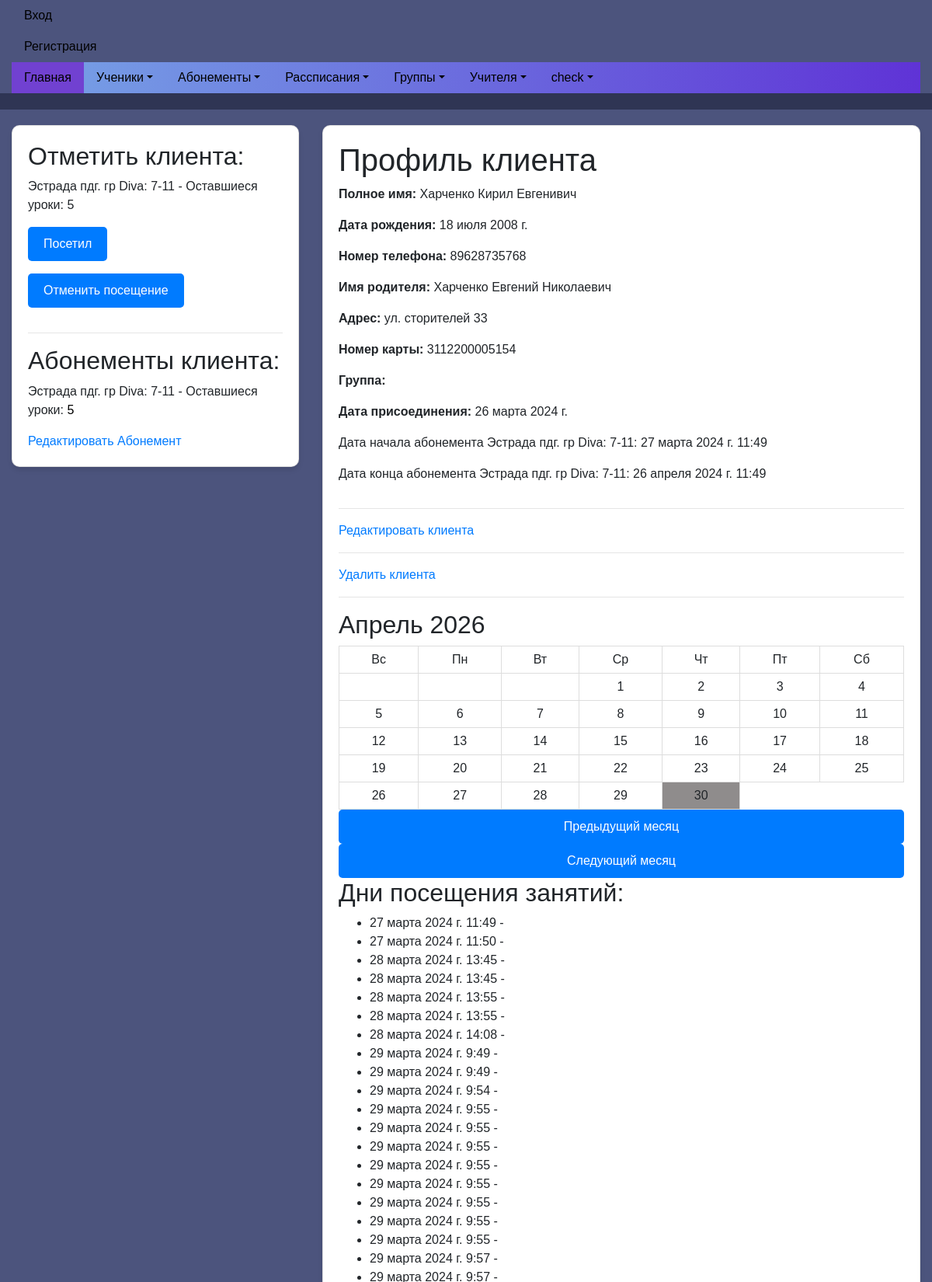
The page /view_client_profile_s/1136/ (upper part) on the database its author committed.
### myapp/models.py (models this page shows, shortened)
class Subscription(models.Model):
    group = models.ForeignKey(Group, on_delete=models.CASCADE)
    client = models.ForeignKey(Client, on_delete=models.CASCADE)
    coach = models.ForeignKey(Coach, on_delete=models.CASCADE)
    lessons_count = models.IntegerField()
    attendance = models.BooleanField(default=False)
    price = models.DecimalField(max_digits=10, decimal_places=2)  # Добавляем поле для стоимости абонемента
    comment = models.TextField(blank=True, null=True)
    button_highlighted = models.BooleanField(default=False)
    date = models.DateTimeField(auto_now_add=True)  # Добавляем поле для даты создания
    end_date = models.DateTimeField()  # Добавляем поле для даты окончания абонемента
    lesson_schedule = models.ForeignKey(LessonSchedule, on_delete=models.CASCADE)

class Group(models.Model):
    name = models.CharField(max_length=255)
    coach = models.ForeignKey('Coach', on_delete=models.PROTECT, related_name='coach_groups')
    description = models.TextField()
    students = models.ManyToManyField(Client, related_name='group_students')

class Client(models.Model):
    full_name = models.CharField(max_length=255)
    birth_date = models.DateField()
    phone_number = models.CharField(max_length=20)
    parent_name = models.CharField(max_length=255)
    address = models.CharField(max_length=255, default='Unknown Address')  # Add a default value here
    card_number = models.CharField(max_length=100, unique=True)
    group_obj = models.ForeignKey('Group', on_delete=models.SET_NULL, null=True, blank=True)
    date_joined = models.DateField()

class MarkedAttendance(models.Model):
    user = models.ForeignKey(Subscription, on_delete=models.CASCADE, related_name='marked_attendance')  # Связь с пользователем, которого отметили
    timestamp = models.DateTimeField(auto_now_add=True)  # Время отметки
    group = models.CharField(max_length=100)  # Группа, к которой относится пользователь

### myapp/views.py (the view)
# urls.py: path('view_client_profile_s/<int:id>/', views.view_client_profile, name='view_client_profile'),
def view_client_profile(request, id):
    client = get_object_or_404(Client, id=id)
    subscriptions = Subscription.objects.filter(client=client)
    markedAttendance = MarkedAttendance.objects.filter(user__client=client)
    clientVisitedDays = [attendance.timestamp.strftime('%Y-%m-%d') for attendance in markedAttendance]
    return render(request, 'client_profile.html', {'client': client, 'subscriptions': subscriptions,
                                                   'markedAttendance': markedAttendance,
                                                   'clientVisitedDays': clientVisitedDays})

### myapp/templates/client_profile.html (shortened to what this page needs)
{% extends 'base.html' %}
{% block content %}
{% load static %}
<div class="container">
    <div class="row">
        <div class="col-sm-4">
            <div class="card">
                <h2>Отметить клиента:</h2>
                {% for subscription in subscriptions %}
                <p>{{ subscription.group.name }} - Оставшиеся уроки: {{ subscription.lessons_count }}</p>
                <form method="post" action="{% url 'update_subscription' subscription.id 'subtract' %}">
                    <button type="submit">Посетил</button>
                </form>
                <form method="post" action="{% url 'update_subscription' subscription.id 'add' %}">
                    <button type="submit">Отменить посещение</button>
                </form>
                {% endfor %}
<hr>
                <h2>Абонементы клиента:</h2>
                {% for subscription in subscriptions %}
                <p>{{ subscription.group.name }} - Оставшиеся уроки:
                    <span style="{% if subscription.button_highlighted %}color: red;{% else %}color: black;{% endif %}">
                    {{ subscription.lessons_count }}
                </span>
                </p>
                <a href="{% url 'edit_subscription' subscription.id %}">Редактировать Абонемент</a>
                {% endfor %}
            </div>
        </div>
        <div class="col-sm-8">
            <div class="card">
                <h1>Профиль клиента</h1>
                <p><strong>Полное имя:</strong> {{ client.full_name }}</p>
                <p><strong>Дата рождения:</strong> {{ client.birth_date }}</p>
                <p><strong>Номер телефона:</strong> {{ client.phone_number }}</p>
                <p><strong>Имя родителя:</strong> {{ client.parent_name }}</p>
                <p><strong>Адрес:</strong> {{ client.address }}</p>
                <p><strong>Номер карты:</strong> {{ client.card_number }}</p>
                <p><strong>Группа:</strong> {{ client.group_obj.name }}</p>
                <p><strong>Дата присоединения:</strong> {{ client.date_joined }}</p>
                {% for subscription in subscriptions %}
                <p>Дата начала абонемента {{ subscription.group.name }}: {{ subscription.date }}</p>
                <p>Дата конца абонемента {{ subscription.group.name }}: {{ subscription.end_date }}</p>
                {% endfor %}
                <hr>
                <a href="{% url 'update_client' client.id %}">Редактировать клиента</a>
                <hr>
                <a href="{% url 'delete_client' client.id %}">Удалить клиента</a>
<hr>
                <div id="calendar"></div>
                <button id="prevMonthBtn">Предыдущий месяц</button>
                <button id="nextMonthBtn">Следующий месяц</button>
                <h2>Дни посещения занятий:</h2>
                <ul>
                    {% for markedAttendances in markedAttendance %}
                    <li>
                        {{ markedAttendances.timestamp }} -
                    </li>
                    {% endfor %}
                </ul>
            </div>
        </div>
    </div>
</div>
{% endblock %}

### myapp/templates/base.html (style rules this page uses)
.body { font-family: 'Arial Narrow', sans-serif; background-color: #2f3554 }
.container { max-width: 1600px; font-family: 'Arial Narrow', sans-serif; margin-top: 20px; background-color: #4c547d; }
.card { box-shadow: 0 4px 8px rgba(0, 0, 0, 0.1); border-radius: 5px; background-color: #dce8f2; padding: 20px; margin-bottom: 20px; }
button { padding: 10px 20px; background-color: #007bff; color: #fff; border: none; border-radius: 5px; cursor: pointer; }

### myapp/templates/client_profile.html (style rules this page uses)
.card { background-color: #fff; box-shadow: 0 4px 6px rgba(0, 0, 0, 0.1); border-radius: 10px; padding: 20px; margin-top: 20px; }

### rows shown on the page
Subscription: group.name "Эстрада пдг. гр Diva: 7-11", lessons_count "5", date "27 марта 2024 г. 11:49", end_date "26 апреля 2024 г. 11:49"
Client: full_name "Харченко Кирил Евгенивич", birth_date "18 июля 2008 г.", phone_number "89628735768", parent_name "Харченко Евгений Николаевич", address "ул. сторителей 33", card_number "3112200005154", date_joined "26 марта 2024 г."
MarkedAttendance: timestamp "27 марта 2024 г. 11:49"
MarkedAttendance: timestamp "27 марта 2024 г. 11:50"
MarkedAttendance: timestamp "28 марта 2024 г. 13:45"
MarkedAttendance: timestamp "28 марта 2024 г. 13:45"
MarkedAttendance: timestamp "28 марта 2024 г. 13:55"
MarkedAttendance: timestamp "28 марта 2024 г. 13:55"
MarkedAttendance: timestamp "28 марта 2024 г. 14:08"
MarkedAttendance: timestamp "29 марта 2024 г. 9:49"
MarkedAttendance: timestamp "29 марта 2024 г. 9:49"
MarkedAttendance: timestamp "29 марта 2024 г. 9:54"
MarkedAttendance: timestamp "29 марта 2024 г. 9:55"
MarkedAttendance: timestamp "29 марта 2024 г. 9:55"
MarkedAttendance: timestamp "29 марта 2024 г. 9:55"
MarkedAttendance: timestamp "29 марта 2024 г. 9:55"
MarkedAttendance: timestamp "29 марта 2024 г. 9:55"
MarkedAttendance: timestamp "29 марта 2024 г. 9:55"
MarkedAttendance: timestamp "29 марта 2024 г. 9:55"
MarkedAttendance: timestamp "29 марта 2024 г. 9:55"
MarkedAttendance: timestamp "29 марта 2024 г. 9:57"
